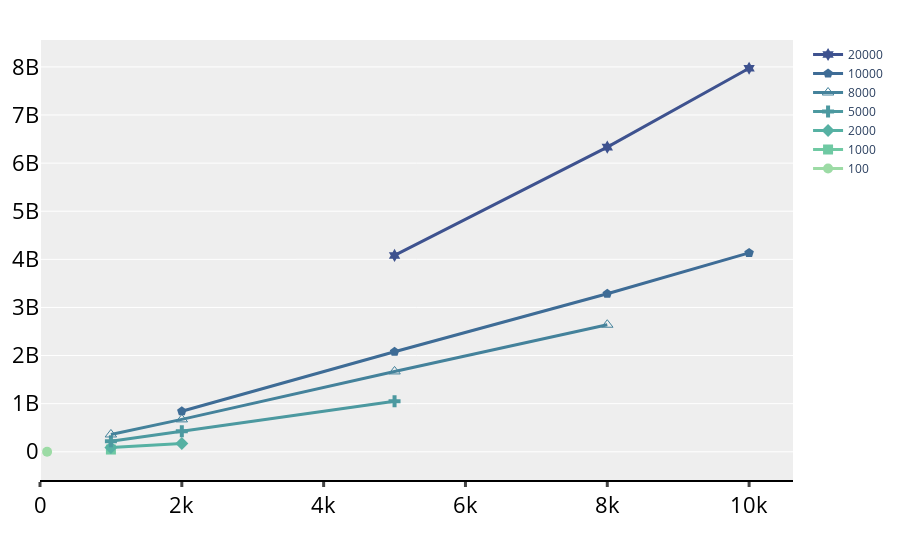

Here is the notebook cell this chart was saved with:
### Code cell
fig = go.Figure()
ploted_edge=[100,1000,2000,5000,8000,10000,20000]
for idx, e in enumerate(ploted_edge):
    same_e = res.loc[res['#E'] == e]
    fig.add_trace(go.Scatter(x=same_e["#V"], y=same_e["cycles"], name=f"{e}",
                             mode='lines+markers', marker=dict(symbol=marker_symbols[idx],size=10),
                             line=dict(color=colors[idx], width=3)))

fig.update_layout(xaxis=dict(showline=True, showgrid=False, rangemode="tozero",
                             linecolor='rgb(0, 0, 0)', linewidth=2,
                             tickwidth=3, tickfont=num_font, ticks='outside'),
                  yaxis=dict(tickfont=num_font, zeroline=False, showticklabels=True,
                             showline=False),
                  showlegend=True,legend=dict(traceorder="reversed"),
                #   legend=dict(borderwidth=1, bordercolor="#eeeeee",
                #               x=0.76, y=0.9, traceorder="reversed", 
                #               font=default_font),
                  margin=dict(autoexpand=True, l=40, r=20, t=40),
                  plot_bgcolor="#eeeeee"
                  )
fig.show()
fig.write_image("baseline_cycles.pdf")

### Figure 1 — Plotly figure (JSON) as saved in the notebook; plotly's stock layout.template omitted (floating-point values rounded to 4 significant figures)
{"data": [{"line": {"color": "rgb(156, 219, 165)", "width": 3}, "marker": {"size": 10, "symbol": "circle"}, "mode": "lines+markers", "name": "100", "type": "scatter", "x": [100], "y": ["791874"]}, {"line": {"color": "rgb(111, 201, 163)", "width": 3}, "marker": {"size": 10, "symbol": "square"}, "mode": "lines+markers", "name": "1000", "type": "scatter", "x": [1000], "y": ["4.67183e+07"]}, {"line": {"color": "rgb(86, 177, 163)", "width": 3}, "marker": {"size": 10, "symbol": "diamond"}, "mode": "lines+markers", "name": "2000", "type": "scatter", "x": [1000, 2000], "y": ["8.95189e+07", "1.69674e+08"]}, {"line": {"color": "rgb(76, 153, 160)", "width": 3}, "marker": {"size": 10, "symbol": "cross"}, "mode": "lines+markers", "name": "5000", "type": "scatter", "x": [1000, 2000, 5000], "y": ["2.21281e+08", "4.25419e+08", "1.05233e+09"]}, {"line": {"color": "rgb(68, 130, 155)", "width": 3}, "marker": {"size": 10, "symbol": "triangle-up-open"}, "mode": "lines+markers", "name": "8000", "type": "scatter", "x": [1000, 2000, 5000, 8000], "y": ["3.6006e+08", "6.73598e+08", "1.6703e+09", "2.641e+09"]}, {"line": {"color": "rgb(62, 108, 150)", "width": 3}, "marker": {"size": 10, "symbol": "pentagon"}, "mode": "lines+markers", "name": "10000", "type": "scatter", "x": [2000, 5000, 8000, 10000], "y": ["8.42664e+08", "2.0801e+09", "3.28398e+09", "4.13416e+09"]}, {"line": {"color": "rgb(62, 82, 143)", "width": 3}, "marker": {"size": 10, "symbol": "hexagram"}, "mode": "lines+markers", "name": "20000", "type": "scatter", "x": [5000, 8000, 10000], "y": ["4.08102e+09", "6.3331e+09", "7.97178e+09"]}], "layout": {"legend": {"traceorder": "reversed"}, "margin": {"autoexpand": true, "l": 40, "r": 20, "t": 40}, "plot_bgcolor": "#eeeeee", "showlegend": true, "xaxis": {"linecolor": "rgb(0, 0, 0)", "linewidth": 2, "rangemode": "tozero", "showgrid": false, "showline": true, "tickfont": {"color": "#000000", "size": 22}, "ticks": "outside", "tickwidth": 3}, "yaxis": {"showline": false, "showticklabels": true, "tickfont": {"color": "#000000", "size": 22}, "zeroline": false}}}
